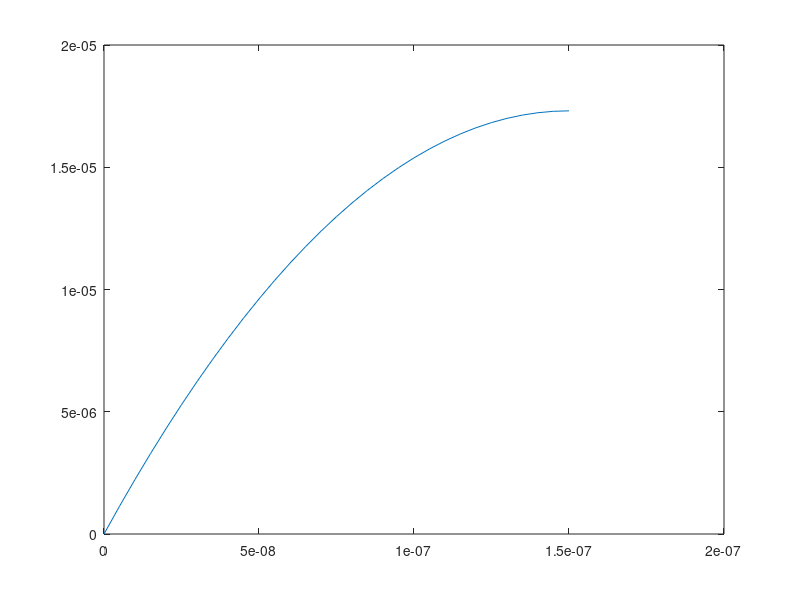

This chart was generated by the following MATLAB code: (Note: this script raises an error after producing the figure.)
clc; clear;
% parameters
q = 1.6e-19; 
Nd = 1e16; 
Na = 0.3e16;
xn = 0.15e-6;
xp = 0.5e-6;
h = 0.005e-6;
epsilon = 1.04e-12; 

% n-type region 
xn_range = 0:h:xn; 
Nn = round(xn/h);

An = -2 * eye(Nn+1);
An(1,1)=1;
An(Nn+1,Nn)=1; 
An(Nn+1,Nn+1)=-1;  

for i=1:Nn-1
    An(i+1,i)=1;
    An(i+1,i+2)=1;
end

bn = (h^2)*(-q*Nd)/epsilon .* ones(1,Nn+1);
bn(1) = 0; 
bn(Nn+1) = ((h^2)/2)*(-q*Nd)/epsilon; 

phi_n = An\bn'; 

figure(1);
plot(xn_range,phi_n);

% bvp4c comp
bvpfcn_n = @(x,phi) [phi(2); (-q*Nd)/epsilon];
bcfcn_n = @(phia,phib) [phia(1); phib(2)];
solinit_n = bvpinit(xn_range, [1 0]);
sol_n = bvp4c(bvpfcn_n, bcfcn_n, solinit_n);
phi_test_n = sol_n.y(1,:);
figure(2);
plot(xn_range,phi_test_n);
